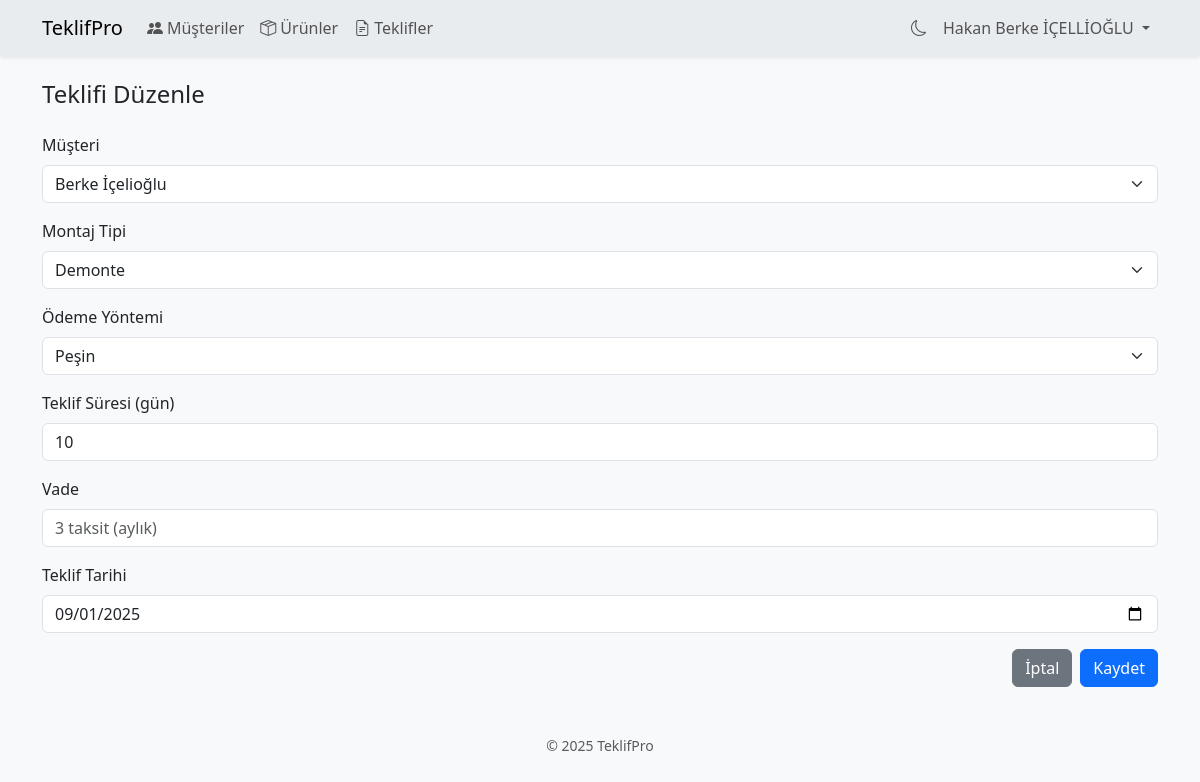
The page /quotation_edit.php?id=17 (signed in) on the database its author committed.
### tables this page shows
CREATE TABLE `generaloffers` (
  `id` int(11) NOT NULL,
  `quote_no` varchar(50) DEFAULT NULL,
  `customer_id` int(11) DEFAULT NULL,
  `company_id` int(11) DEFAULT NULL,
  `offer_date` date DEFAULT NULL,
  `assembly_type` varchar(100) DEFAULT NULL,
  `delivery_time` varchar(100) DEFAULT NULL,
  `payment_method` varchar(100) DEFAULT NULL,
  `validity_days` int(11) DEFAULT NULL,
  `valid_until` date DEFAULT NULL,
  `installment_term` varchar(100) DEFAULT NULL,
  `payment_type` enum('cash','installment') NOT NULL DEFAULT 'cash',
  `term_months` int(11) DEFAULT NULL,
  `interest_mode` enum('percent','fixed') DEFAULT NULL,
  `interest_value` decimal(12,2) DEFAULT NULL,
  `interest_amount` decimal(12,2) DEFAULT NULL,
  `total_with_interest` decimal(12,2) DEFAULT NULL,
  `monthly_installment` decimal(12,2) DEFAULT NULL,
  `grace_days` int(11) DEFAULT 0,
  `payment_term` varchar(100) DEFAULT NULL,
  `offer_validity` varchar(100) DEFAULT NULL,
  `maturity_period` varchar(100) DEFAULT NULL,
  `discount_rate` decimal(5,2) DEFAULT NULL,
  `discount_amount` decimal(10,2) DEFAULT NULL,
  `vat_rate` decimal(5,2) DEFAULT NULL,
  `vat_amount` decimal(10,2) DEFAULT NULL,
  `total_amount` decimal(15,2) DEFAULT NULL,
  `profit_percent` decimal(5,2) DEFAULT NULL,
  `profit_amount` decimal(15,2) DEFAULT NULL,
  `status` varchar(20) NOT NULL DEFAULT 'pending',
  `approval_token` varchar(64) DEFAULT NULL,
  `approved_at` datetime DEFAULT NULL,
  `note` text DEFAULT NULL,
  `shared_at` datetime DEFAULT NULL,
  `shared_by` int(11) DEFAULT NULL,
  `share_count` int(11) NOT NULL DEFAULT 0
);

CREATE TABLE `customers` (
  `id` int(11) NOT NULL,
  `first_name` varchar(255) NOT NULL,
  `last_name` varchar(255) DEFAULT NULL,
  `company_name` varchar(255) DEFAULT NULL,
  `company` varchar(255) DEFAULT NULL,
  `email` varchar(255) DEFAULT NULL,
  `phone` varchar(50) DEFAULT NULL,
  `address` text DEFAULT NULL,
  `tax_number` varchar(255) DEFAULT NULL,
  `tax_office` varchar(255) DEFAULT NULL,
  `city` varchar(255) DEFAULT NULL,
  `country` varchar(255) DEFAULT NULL,
  `notes` text DEFAULT NULL
);

### quotation_edit.php (the view, shortened to what this page needs)
<?php
require __DIR__ . '/header.php';
require __DIR__ . '/components/page_header.php';
function e(?string $v): string { return htmlspecialchars($v ?? '', ENT_QUOTES, 'UTF-8'); }
$assemblyTypes = [
    'demonte' => 'Demonte',
    'musteri' => 'Müşteri Montajlı',
    'bayi'    => 'Bayi Montajlı',
];
$paymentLabels = [
    'cash'          => 'Peşin',
    'bank_transfer' => 'Havale/EFT',
    'credit_card'   => 'Kredi Kartı',
    'installment'   => 'Taksitli',
    'vadeli'        => 'Vadeli',
    'other'         => 'Diğer',
];
$id = filter_input(INPUT_GET, 'id', FILTER_VALIDATE_INT);
$stmt = $pdo->prepare('SELECT * FROM generaloffers WHERE id = :id');
$stmt->execute([':id' => $id]);
$offer = $stmt->fetch();
$customers = $pdo->query('SELECT id, first_name, last_name, company_name AS company FROM customers ORDER BY first_name')->fetchAll();
$errors = [];
?>
<form method="post" novalidate>
  <div class="mb-3">
    <label class="form-label">Müşteri</label>
    <select name="customer_id" class="form-select <?= isset($errors['customer_id'])?'is-invalid':'' ?>" required>
      <?php foreach ($customers as $c): $label = trim(($c['first_name'] ?? '') . ' ' . ($c['last_name'] ?? '')); if (!empty($c['company'])) $label .= ' (' . $c['company'] . ')'; ?>
      <option value="<?= (int)$c['id'] ?>" <?= ((int)$offer['customer_id'] === (int)$c['id'])?'selected':'' ?>><?= e($label) ?></option>
      <?php endforeach; ?>
    </select>
  </div>
  <div class="mb-3">
    <label class="form-label">Montaj Tipi</label>
    <select name="assembly_type" class="form-select <?= isset($errors['assembly_type'])?'is-invalid':'' ?>" required>
      <?php foreach ($assemblyTypes as $key=>$label): ?>
      <option value="<?= e($key) ?>" <?= $offer['assembly_type']===$key?'selected':'' ?>><?= e($label) ?></option>
      <?php endforeach; ?>
    </select>
  </div>
  <div class="mb-3">
    <label class="form-label">Ödeme Yöntemi</label>
    <select name="payment_method" class="form-select <?= isset($errors['payment_method'])?'is-invalid':'' ?>" required>
      <?php foreach ($paymentLabels as $key=>$label): ?>
      <option value="<?= e($key) ?>" <?= $offer['payment_method']===$key?'selected':'' ?>><?= e($label) ?></option>
      <?php endforeach; ?>
    </select>
  </div>
  <div class="mb-3">
    <label class="form-label">Teklif Süresi (gün)</label>
    <input type="number" min="1" max="365" name="validity_days" class="form-control <?= isset($errors['validity_days'])?'is-invalid':'' ?>" value="<?= e($offer['validity_days'] !== null ? (string)(int)$offer['validity_days'] : '') ?>" placeholder="örn. 15">
  </div>
  <div class="mb-3 installment-field">
    <label class="form-label">Vade</label>
    <input type="text" name="installment_term" class="form-control <?= isset($errors['installment_term'])?'is-invalid':'' ?>" value="<?= e($offer['installment_term'] ?? '') ?>" placeholder="3 taksit (aylık)">
  </div>
  <div class="mb-3">
    <label class="form-label">Teklif Tarihi</label>
    <input type="date" name="offer_date" class="form-control <?= isset($errors['offer_date'])?'is-invalid':'' ?>" value="<?= e($offer['offer_date']) ?>" required>
  </div>
  <div class="d-flex justify-content-end gap-2">
    <a href="quotation_view.php?id=<?= (int)$id ?>" class="btn btn-secondary">İptal</a>
    <button type="submit" class="btn btn-primary">Kaydet</button>
  </div>
</form>
<?php require __DIR__ . '/footer.php'; ?>

### assets/app.css (style rules this page uses)
:root { --color-bg: #f8f9fa; --color-text: #212529; --color-primary: #0d6efd; --color-secondary: #6c757d; --color-danger: #dc3545; --radius: .5rem; --shadow: 0 .125rem .25rem rgba(0,0,0,.075); --spacer-1: .5rem; --spacer-2: .75rem; --spacer-3: 1rem; --spacer-4: 1.5rem; }
body { background: var(--color-bg); color: var(--color-text); }
input[type=number], .form-control[type=number] { text-align: left !important; }

### rows shown on the page
generaloffers: customer_id "Berke İçelioğlu", assembly_type "Demonte", payment_method "Peşin", validity_days "10", offer_date "09/01/2025"

### other values the page prints
$userName "Hakan Berke İÇELLİOĞLU"
$title "Teklifi Düzenle"
